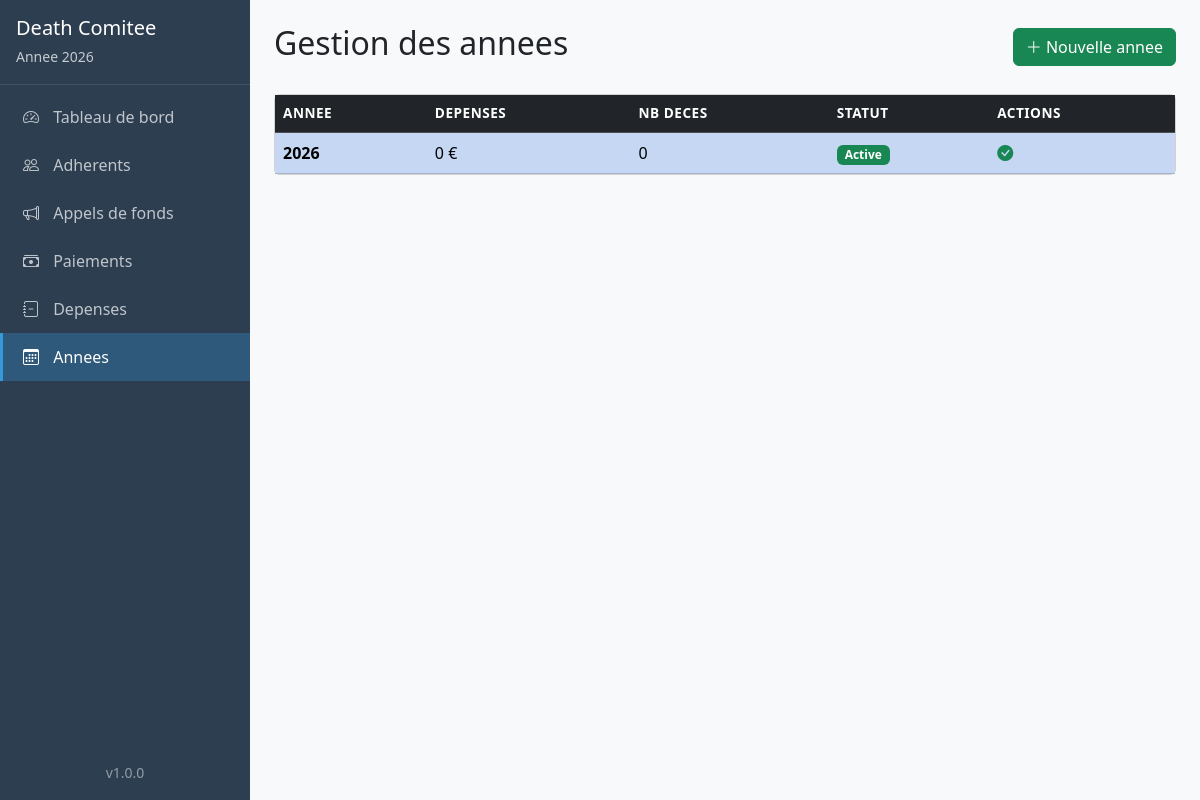
Page /annees/ on the committed database.
### tables this page shows
CREATE TABLE annees (
    id INTEGER PRIMARY KEY AUTOINCREMENT,
    annee INTEGER UNIQUE NOT NULL,
    active INTEGER DEFAULT 0,
    created_at TIMESTAMP DEFAULT CURRENT_TIMESTAMP,
    updated_at TIMESTAMP DEFAULT CURRENT_TIMESTAMP
);

### web/blueprints/annees.py (the view)
@annees_bp.route('/')
def index():
    annees = Annee.get_all()
    annees_enriched = []
    for a in annees:
        annees_enriched.append({
            'annee': a,
            'total_depenses': a.get_total_depenses(),
            'nb_depenses': a.get_nombre_depenses()
        })
    return render_template('annees/index.html', annees=annees_enriched)

### database/db_manager.py (called while the page is built)
    def __new__(cls, db_path=None):
        if cls._instance is None:
            cls._instance = super(DatabaseManager, cls).__new__(cls)
        return cls._instance

    def get_connection(self):
        if not self._connection:
            raise Exception("Base de données non initialisée")
        return self._connection

    def execute_query(self, query, params=None):
        conn = self.get_connection()
        cursor = conn.cursor()
        try:
            if params:
                cursor.execute(query, params)
            else:
                cursor.execute(query)
            conn.commit()
            return cursor
        except sqlite3.Error as e:
            conn.rollback()
            raise Exception(f"Erreur SQL: {str(e)}")

    def fetch_one(self, query, params=None):
        cursor = self.execute_query(query, params)
        return cursor.fetchone()

    def fetch_all(self, query, params=None):
        cursor = self.execute_query(query, params)
        return cursor.fetchall()

### models/annee.py (called while the page is built)
    @staticmethod
    def get_active():
        db = DatabaseManager()
        row = db.fetch_one("SELECT * FROM annees WHERE active = 1")
        if row:
            return Annee._from_row(row)
        return None

    @staticmethod
    def get_all():
        db = DatabaseManager()
        rows = db.fetch_all("SELECT * FROM annees ORDER BY annee DESC")
        return [Annee._from_row(row) for row in rows]

    def get_total_depenses(self):
        db = DatabaseManager()
        query = """
            SELECT COALESCE(SUM(montant), 0) as total
            FROM depenses WHERE annee_id = ?
        """
        row = db.fetch_one(query, (self.id,))
        return row['total'] if row else 0

    def get_nombre_depenses(self):
        db = DatabaseManager()
        query = "SELECT COUNT(*) as nombre FROM depenses WHERE annee_id = ?"
        row = db.fetch_one(query, (self.id,))
        return row['nombre'] if row else 0

    @staticmethod
    def _from_row(row):
        return Annee(
            id=row['id'],
            annee=row['annee'],
            active=row['active'],
            created_at=row['created_at'],
            updated_at=row['updated_at']
        )

### web/templates/annees/index.html (shortened to what this page needs)
{% extends 'base.html' %}
{% block content %}
<div class="d-flex justify-content-between align-items-center mb-4">
    <h2>Gestion des annees</h2>
    <button class="btn btn-success" onclick="loadModal('{{ url_for('annees.form_nouveau') }}')">
        <i class="bi bi-plus-lg"></i> Nouvelle annee
    </button>
</div>
<div class="card">
    <div class="table-responsive">
        <table class="table table-hover table-striped mb-0" id="dataTable">
            <thead class="table-dark">
                <tr>
                    <th>Annee</th>
                    <th>Depenses</th>
                    <th>Nb deces</th>
                    <th>Statut</th>
                    <th>Actions</th>
                </tr>
            </thead>
            <tbody>
            {% for item in annees %}
                <tr class="clickable-row {% if item.annee.active %}table-primary{% endif %}"
                    data-detail-url="{{ url_for('annees.detail', id=item.annee.id) }}">
                    <td class="fw-bold">{{ item.annee.annee }}</td>
                    <td>{{ item.total_depenses|format_montant }}</td>
                    <td>{{ item.nb_depenses }}</td>
                    <td>
                        {% if item.annee.active %}
                            <span class="badge bg-success">Active</span>
                        {% else %}
                            <span class="badge bg-secondary">Inactive</span>
                        {% endif %}
                    </td>
                    <td>
                        {% if not item.annee.active %}
                        <form method="POST" action="{{ url_for('annees.activer', id=item.annee.id) }}" class="d-inline">
                            <button type="submit" class="btn btn-outline-primary btn-sm"
                                    onclick="event.stopPropagation()">
                                <i class="bi bi-check-circle"></i> Activer
                            </button>
                        </form>
                        {% else %}
                        <span class="text-success"><i class="bi bi-check-circle-fill"></i></span>
                        {% endif %}
                    </td>
                </tr>
            {% else %}
                <tr><td colspan="5" class="text-muted text-center py-3">Aucune annee creee</td></tr>
            {% endfor %}
            </tbody>
        </table>
    </div>
</div>
{% endblock %}

### web/templates/components/sidebar.html
<nav class="sidebar d-flex flex-column">
    <div class="sidebar-header p-3 mb-2">
        <h5 class="text-white mb-1">{{ APP_NAME }}</h5>
        <small class="text-light opacity-75">
            {% if annee_active %}
                Annee {{ annee_active.annee }}
            {% else %}
                Aucune annee active
            {% endif %}
        </small>
    </div>
    <ul class="nav flex-column flex-grow-1">
        <li class="nav-item">
            <a class="nav-link {% if active_section == 'dashboard' %}active{% endif %}"
               href="{{ url_for('dashboard.index') }}">
                <i class="bi bi-speedometer2"></i> Tableau de bord
            </a>
        </li>
        <li class="nav-item">
            <a class="nav-link {% if active_section == 'adherents' %}active{% endif %}"
               href="{{ url_for('adherents.index') }}">
                <i class="bi bi-people"></i> Adherents
            </a>
        </li>
        <li class="nav-item">
            <a class="nav-link {% if active_section == 'appels' %}active{% endif %}"
               href="{{ url_for('appels.index') }}">
                <i class="bi bi-megaphone"></i> Appels de fonds
            </a>
        </li>
        <li class="nav-item">
            <a class="nav-link {% if active_section == 'paiements' %}active{% endif %}"
               href="{{ url_for('contributions.index') }}">
                <i class="bi bi-cash-stack"></i> Paiements
            </a>
        </li>
        <li class="nav-item">
            <a class="nav-link {% if active_section == 'depenses' %}active{% endif %}"
               href="{{ url_for('depenses.index') }}">
                <i class="bi bi-journal-minus"></i> Depenses
            </a>
        </li>
        <li class="nav-item">
            <a class="nav-link {% if active_section == 'annees' %}active{% endif %}"
               href="{{ url_for('annees.index') }}">
                <i class="bi bi-calendar3"></i> Annees
            </a>
        </li>
    </ul>
    <div class="p-3 text-center">
        <small class="text-light opacity-50">v{{ APP_VERSION }}</small>
    </div>
</nav>

### web/static/css/style.css (style rules this page uses)
.sidebar { background-color: #2C3E50; width: 250px; min-height: 100vh; position: fixed; top: 0; left: 0; z-index: 100; }
.sidebar-header { border-bottom: 1px solid rgba(255, 255, 255, 0.1); }
.sidebar .nav-link { color: rgba(255, 255, 255, 0.7); padding: 12px 20px; border-left: 3px solid transparent; transition: all 0.2s; }
.sidebar .nav-link.active { color: #fff; background-color: rgba(52, 152, 219, 0.3); border-left-color: #3498DB; }
.sidebar .nav-link i { margin-right: 10px; width: 20px; text-align: center; }
.clickable-row { cursor: pointer; transition: background-color 0.15s; }
.table thead th { font-weight: 600; font-size: 0.85rem; text-transform: uppercase; letter-spacing: 0.5px; }

### rows in the picture
annees: annee "2026", annee.annee "2026", active 1 (drawn)

### other values in the picture
{{ APP_NAME }} "Death Comitee"
{{ APP_VERSION }} "1.0.0"
{{ item.total_depenses|format_montant }} "0 €"
{{ item.nb_depenses }} "0"
